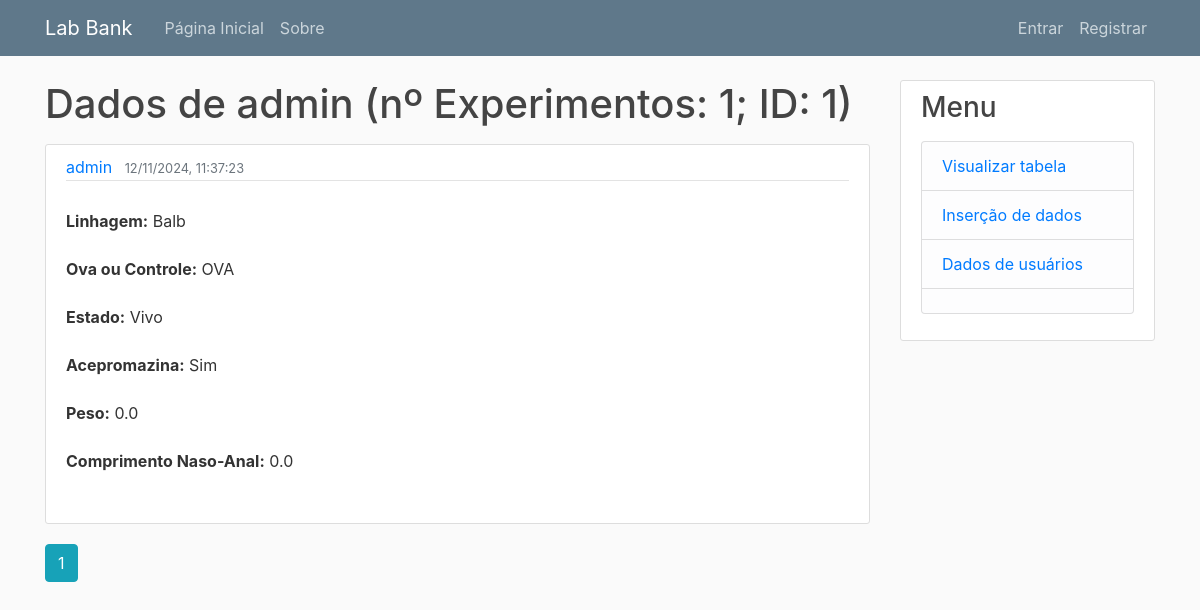
Page /table/admin on the earlier database version.
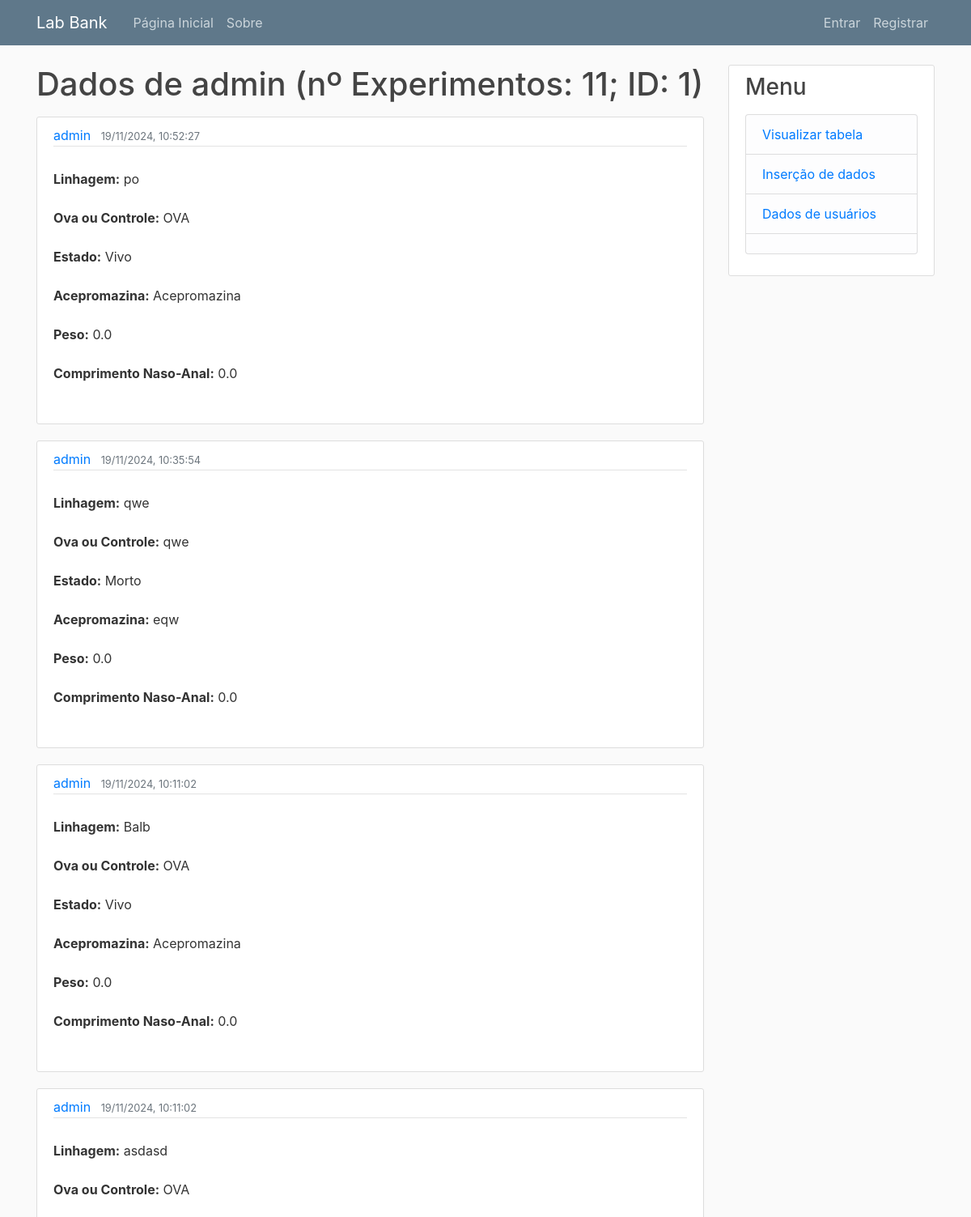
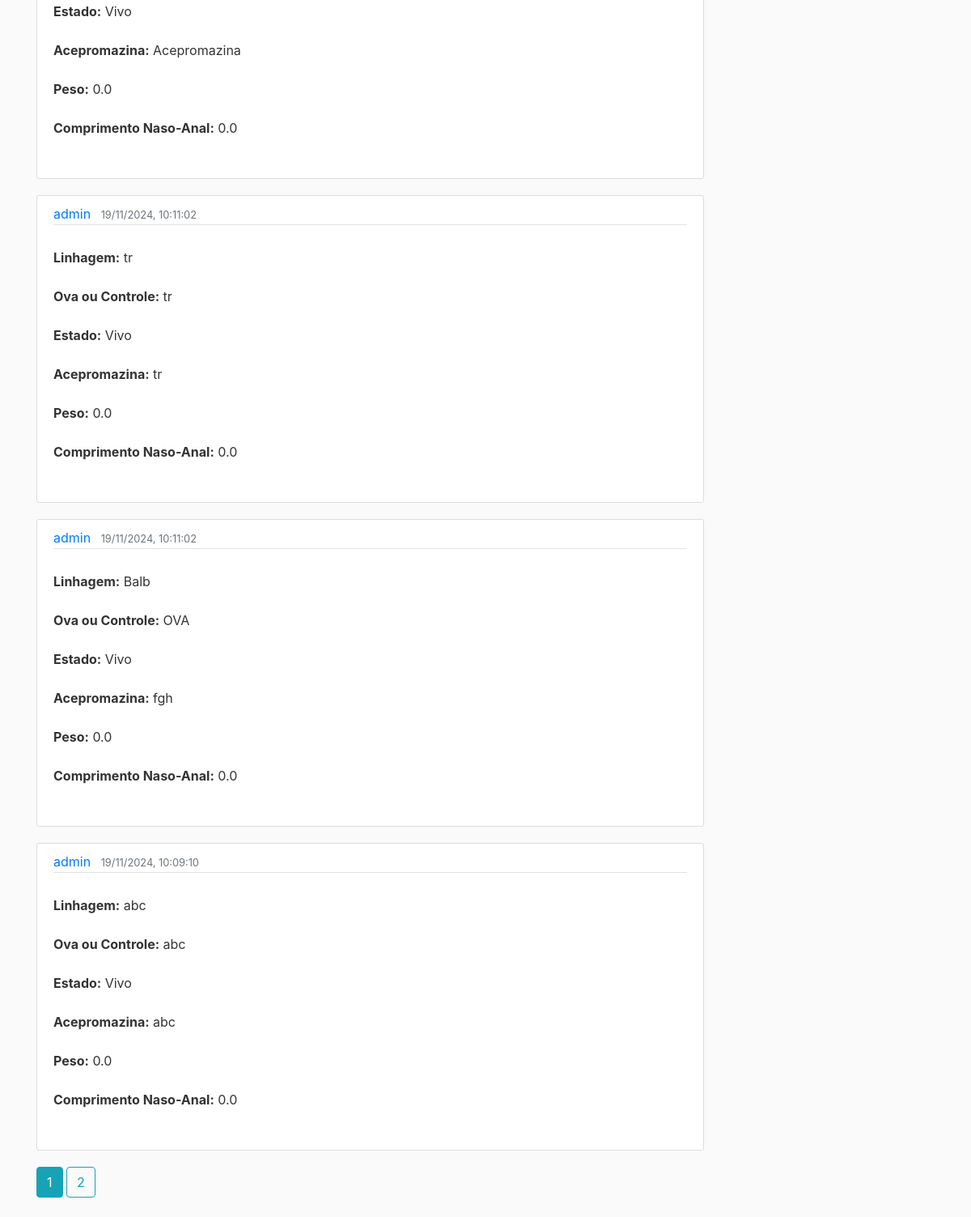
Same page on the later database version (2 pictures, top to bottom).
### lab_bank/models.py (models this page shows, shortened)
class User(db.Model, UserMixin):
    id = db.Column(db.Integer, primary_key=True)
    username = db.Column(db.String(100), unique=True, nullable=False)
    email = db.Column(db.String(200), unique=True, nullable=False)
    profile_picture = db.Column(db.String(20), nullable=False, default='default.jpg')
    password = db.Column(db.String(60))
    posts = db.relationship('Post', backref='author', lazy=True)
    subjects = db.relationship('Subject', backref='owner', lazy=True)

class Subject(db.Model):
    id = db.Column(db.Integer, primary_key=True)
    date = db.Column(db.Date, nullable=False)
    lineage = db.Column(db.Text)
    ova_or_control = db.Column(db.Text)
    dead_or_alive = db.Column(db.Text)
    acepromazine = db.Column(db.Text)
    weight = db.Column(db.Float)
    naso_anal_length = db.Column(db.Float)
    user_id = db.Column(db.Integer, db.ForeignKey('user.id'), nullable=False)
    date_created = db.Column(db.DateTime, nullable=False, default=datetime.now(pytz.timezone('America/Sao_Paulo')))
    excel_file_path = db.Column(db.String(255))

### lab_bank/table/routes.py (the view)
@table.route("/table/<string:username>")
def user_subjects(username):
    page = request.args.get('page', 1, type = int)
    user = User.query.filter_by(username = username).first_or_404()
    subjects = Subject.query.filter_by(owner = user).order_by(Subject.id.desc()).paginate(page = page, per_page = 7)
    return render_template('user_subjects.html', user = user, title = f'Dados de {username}', subjects = subjects)

### lab_bank/templates/user_subjects.html (shortened to what this page needs)
{% extends 'layout.html' %}
{% block content %}
<h1 class="mb-3"> Dados de {{ user.username }} (nº Experimentos: {{ subjects.total }}; ID: {{ user.id }})</h1>
{% for subject in subjects.items %}
	<article class="media content-section">
		<div class="media-body">
			<div class="article-metadata">
				<a class="mr-2" href="{{ url_for('table.user_subjects', username=subject.owner.username) }}">{{ user.username }}</a>
				<small class="text-muted">{{ subject.date_created.strftime('%d/%m/%Y, %H:%M:%S') }}</small>
			</div>
			<p class="article-content">
				<strong>Linhagem:</strong> {{ subject.lineage}}<br>
				<strong>Ova ou Controle:</strong> {{ subject.ova_or_control }}<br>
				<strong>Estado:</strong> {{ subject.dead_or_alive }}<br>
				<strong>Acepromazina:</strong> {{ subject.acepromazine }}<br>
				<strong>Peso:</strong> {{ subject.weight }}<br>
				<strong>Comprimento Naso-Anal:</strong> {{ subject.naso_anal_length }}<br>
			</p>
	</article>
{% endfor %}
{% for page_num in subjects.iter_pages() %}
	{% if page_num %}
		{% if subjects.page == page_num %}
			<a class="btn btn-info mb-4" href="{{ url_for('table.user_subjects', username=user.username, page=page_num) }}"> {{ page_num }} </a>
		{% else %}
			<a class="btn btn-outline-info mb-4" href="{{ url_for('table.user_subjects', username=user.username, page=page_num) }}"> {{ page_num }} </a>
		{% endif %}
	{% else %}
		...
	{% endif %}
{% endfor %}
{% endblock %}

### lab_bank/templates/layout.html (shortened to what this page needs)
<!DOCTYPE html>
<html>
	<head>
		<link rel="stylesheet" href="https://maxcdn.bootstrapcdn.com/bootstrap/4.0.0/css/bootstrap.min.css">
		<link rel="stylesheet" type="text/css" href="{{ url_for('static', filename='main.css') }}">
</head>
					<body>
						<header class="site-header">
							<nav class="navbar navbar-expand-md navbar-dark bg-steel fixed-top">
								<div class="container">
									<a class="navbar-brand mr-4" href="/">Lab Bank</a>
									<div class="collapse navbar-collapse" id="navbarToggle">
										<div class="navbar-nav mr-auto">
											<a class="nav-item nav-link" href="{{ url_for('main.home') }}">Página Inicial</a>
											<a class="nav-item nav-link" href="{{ url_for('main.about') }}">Sobre</a>
										</div>
										<div class="navbar-nav">
										{% if current_user.is_authenticated %}
											<a class="nav-item nav-link" href="{{ url_for('users.account') }}">Conta</a>
											<a class="nav-item nav-link" href="{{ url_for('users.logout') }}">Sair</a>
		{% else %}
		  <a class="nav-item nav-link" href="{{ url_for('users.login') }}">Entrar</a>
											<a class="nav-item nav-link" href="{{ url_for('users.register') }}">Registrar</a>
		{% endif %}
	</div>
									</div>
								</div>
							</nav>
						</header>
						<main role="main" class="container">
							<div class="row">
								<div class="col-md-9">
          {% block content %}{% endblock %}
        </div>
								<div class="col-md-3">
									<div class="content-section">
										<h3>Menu</h3>
										<p class='text-muted'>
											<ul class="list-group">
												<li class="list-group-item list-group-item-light">
												<a href = "{{ url_for('table.display_table') }}"> Visualizar tabela </a>
												</li>
												<li class="list-group-item list-group-item-light">
												<a href = "{{ url_for('table.insert_data') }}"> Inserção de dados </a>
												</li>
												<li class="list-group-item list-group-item-light">
												<a href = "{{ url_for('users.user_list') }}"> Dados de usuários </a>
												</li>
												<li class="list-group-item list-group-item-light">
												</li>
											</ul>
										</p>
									</div>
								</div>
							</div>
						</main>

### lab_bank/static/main.css (style rules this page uses)
body { background: #fafafa; color: #333333; margin-top: 5rem; }
h1, h2, h3, h4, h5, h6 { color: #444444; }
.bg-steel { background-color: #5f788a; }
.site-header .navbar-nav .nav-link { color: #cbd5db; }
.content-section { background: #ffffff; padding: 10px 20px; border: 1px solid #dddddd; border-radius: 3px; margin-bottom: 20px; }
.article-content { white-space: pre-line; }
.article-metadata { padding-bottom: 1px; margin-bottom: 4px; border-bottom: 1px solid #e3e3e3 }

Differences in the rows shown:
no longer on this page (row edited): Subject: {{ user.username }} "admin", date_created "12/11/2024, 11:37:23", lineage "Balb", ova_or_control "OVA", dead_or_alive "Vivo", acepromazine "Sim", weight "0.0", naso_anal_length "0.0"
added Subject: {{ user.username }} "admin", date_created "19/11/2024, 10:52:27", lineage "po", ova_or_control "OVA", dead_or_alive "Vivo", acepromazine "Acepromazina", weight "0.0", naso_anal_length "0.0"
added Subject: {{ user.username }} "admin", date_created "19/11/2024, 10:35:54", lineage "qwe", ova_or_control "qwe", dead_or_alive "Morto", acepromazine "eqw", weight "0.0", naso_anal_length "0.0"
added Subject: {{ user.username }} "admin", date_created "19/11/2024, 10:11:02", lineage "Balb", ova_or_control "OVA", dead_or_alive "Vivo", acepromazine "Acepromazina", weight "0.0", naso_anal_length "0.0"
added Subject: {{ user.username }} "admin", date_created "19/11/2024, 10:11:02", lineage "asdasd", ova_or_control "OVA", dead_or_alive "Vivo", acepromazine "Acepromazina", weight "0.0", naso_anal_length "0.0"
added Subject: {{ user.username }} "admin", date_created "19/11/2024, 10:11:02", lineage "tr", ova_or_control "tr", dead_or_alive "Vivo", acepromazine "tr", weight "0.0", naso_anal_length "0.0"
added Subject: {{ user.username }} "admin", date_created "19/11/2024, 10:11:02", lineage "Balb", ova_or_control "OVA", dead_or_alive "Vivo", acepromazine "fgh", weight "0.0", naso_anal_length "0.0"
added Subject: {{ user.username }} "admin", date_created "19/11/2024, 10:09:10", lineage "abc", ova_or_control "abc", dead_or_alive "Vivo", acepromazine "abc", weight "0.0", naso_anal_length "0.0"
Other differences:
{{ subjects.total }}: "1" → "11"
new list line: "2"
